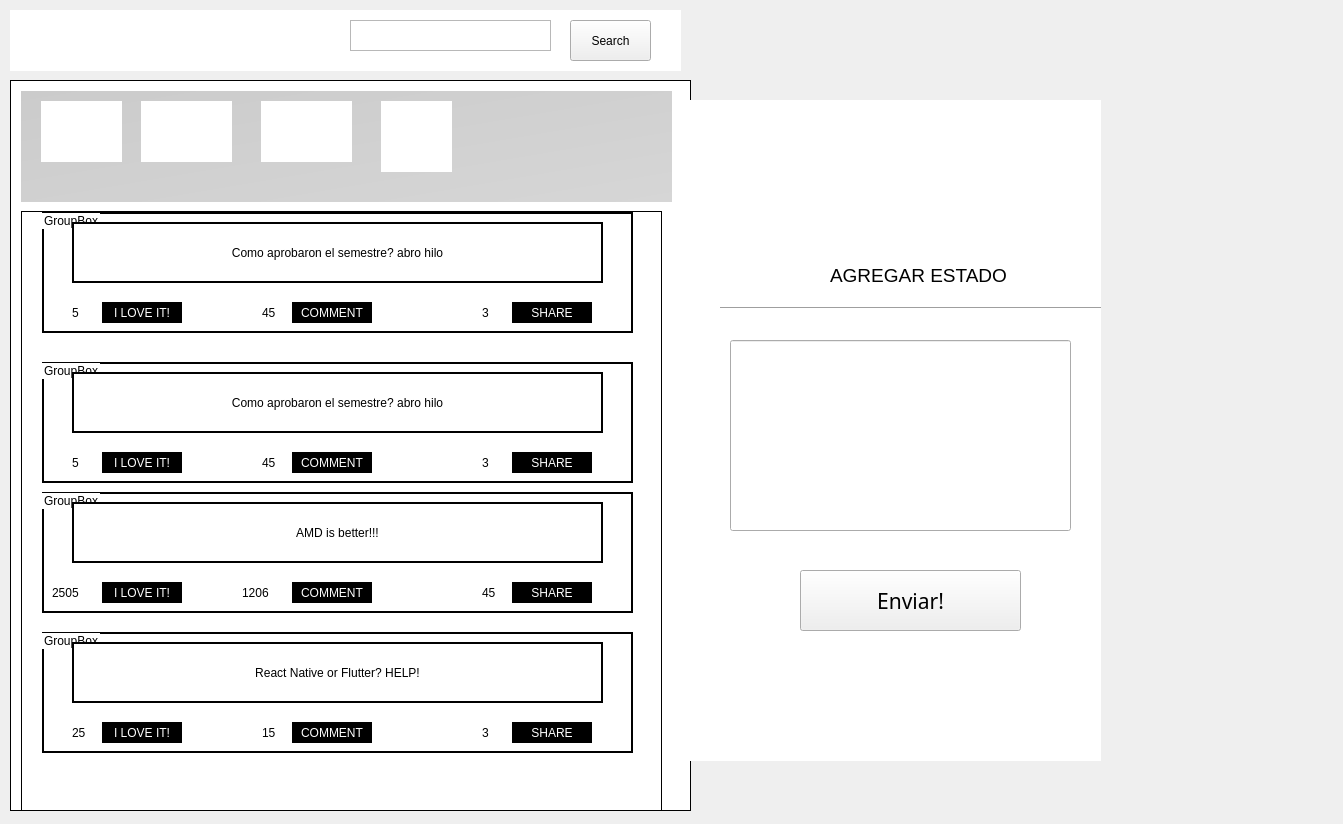
<?xml version="1.0" encoding="UTF-8"?>
<ui version="4.0">
 <class>formSocial</class>
 <widget class="QWidget" name="formSocial">
  <property name="geometry">
   <rect>
    <x>0</x>
    <y>0</y>
    <width>1343</width>
    <height>824</height>
   </rect>
  </property>
  <property name="windowTitle">
   <string>Form</string>
  </property>
  <property name="autoFillBackground">
   <bool>false</bool>
  </property>
  <widget class="QLabel" name="label">
   <property name="geometry">
    <rect>
     <x>10</x>
     <y>10</y>
     <width>671</width>
     <height>61</height>
    </rect>
   </property>
   <property name="autoFillBackground">
    <bool>false</bool>
   </property>
   <property name="styleSheet">
    <string notr="true">background-color: qlineargradient(spread:pad, x1:0, y1:0, x2:1, y2:1, stop:0 rgba(255, 255, 255, 255), stop:1 rgba(255, 255, 255, 255));</string>
   </property>
   <property name="text">
    <string/>
   </property>
  </widget>
  <widget class="QLabel" name="label_2">
   <property name="geometry">
    <rect>
     <x>20</x>
     <y>0</y>
     <width>191</width>
     <height>81</height>
    </rect>
   </property>
   <property name="text">
    <string/>
   </property>
   <property name="pixmap">
    <pixmap resource="imagen.qrc">:/Image/Instagram-Logo.png</pixmap>
   </property>
   <property name="scaledContents">
    <bool>true</bool>
   </property>
  </widget>
  <widget class="QPushButton" name="pushButton_7">
   <property name="geometry">
    <rect>
     <x>570</x>
     <y>20</y>
     <width>81</width>
     <height>41</height>
    </rect>
   </property>
   <property name="text">
    <string>Search</string>
   </property>
  </widget>
  <widget class="QTextEdit" name="textEdit">
   <property name="geometry">
    <rect>
     <x>350</x>
     <y>20</y>
     <width>201</width>
     <height>31</height>
    </rect>
   </property>
  </widget>
  <widget class="QScrollArea" name="scrollArea">
   <property name="geometry">
    <rect>
     <x>10</x>
     <y>80</y>
     <width>681</width>
     <height>731</height>
    </rect>
   </property>
   <property name="styleSheet">
    <string notr="true">background-color: qlineargradient(spread:pad, x1:0, y1:0, x2:1, y2:1, stop:0 rgba(255, 255, 255, 255), stop:1 rgba(255, 255, 255, 255));</string>
   </property>
   <property name="widgetResizable">
    <bool>true</bool>
   </property>
   <widget class="QWidget" name="scrollAreaWidgetContents">
    <property name="geometry">
     <rect>
      <x>0</x>
      <y>0</y>
      <width>679</width>
      <height>729</height>
     </rect>
    </property>
    <widget class="QLabel" name="label_9">
     <property name="geometry">
      <rect>
       <x>10</x>
       <y>10</y>
       <width>651</width>
       <height>111</height>
      </rect>
     </property>
     <property name="autoFillBackground">
      <bool>false</bool>
     </property>
     <property name="styleSheet">
      <string notr="true">background-color: qlineargradient(spread:pad, x1:0, y1:0, x2:1, y2:1, stop:0 rgba(255, 255, 255, 255), stop:1 rgba(255, 255, 255, 255));
background-color: qlineargradient(spread:pad, x1:0, y1:0, x2:1, y2:1, stop:0 rgba(203, 203, 203, 255), stop:1 rgba(214, 214, 214, 255));
border-color: rgb(0, 0, 0);
border-color: qlineargradient(spread:pad, x1:0, y1:0, x2:1, y2:0, stop:0 rgba(0, 0, 0, 255), stop:1 rgba(0, 0, 0, 255));</string>
     </property>
     <property name="text">
      <string/>
     </property>
    </widget>
    <widget class="QLabel" name="label_4">
     <property name="geometry">
      <rect>
       <x>30</x>
       <y>20</y>
       <width>81</width>
       <height>61</height>
      </rect>
     </property>
     <property name="styleSheet">
      <string notr="true">border-color: qlineargradient(spread:pad, x1:0, y1:0, x2:1, y2:1, stop:0 rgba(0, 0, 0, 255), stop:1 rgba(9, 9, 9, 255));</string>
     </property>
     <property name="text">
      <string/>
     </property>
     <property name="pixmap">
      <pixmap resource="imagen.qrc">:/Image/1txzdqklsli51.jpg</pixmap>
     </property>
     <property name="scaledContents">
      <bool>true</bool>
     </property>
    </widget>
    <widget class="QLabel" name="label_6">
     <property name="geometry">
      <rect>
       <x>130</x>
       <y>20</y>
       <width>91</width>
       <height>61</height>
      </rect>
     </property>
     <property name="styleSheet">
      <string notr="true">border-color: rgb(255, 0, 102);
border-color: qlineargradient(spread:pad, x1:0, y1:0, x2:1, y2:0, stop:0 rgba(255, 0, 0, 255), stop:0.166 rgba(255, 255, 0, 255), stop:0.333 rgba(0, 255, 0, 255), stop:0.5 rgba(0, 255, 255, 255), stop:0.666 rgba(0, 0, 255, 255), stop:0.833 rgba(255, 0, 255, 255), stop:1 rgba(255, 0, 0, 255));</string>
     </property>
     <property name="text">
      <string/>
     </property>
     <property name="pixmap">
      <pixmap resource="imagen.qrc">:/Image/kanojo-okarishimasu-sad.png</pixmap>
     </property>
     <property name="scaledContents">
      <bool>true</bool>
     </property>
    </widget>
    <widget class="QLabel" name="label_5">
     <property name="geometry">
      <rect>
       <x>250</x>
       <y>20</y>
       <width>91</width>
       <height>61</height>
      </rect>
     </property>
     <property name="text">
      <string/>
     </property>
     <property name="pixmap">
      <pixmap resource="imagen.qrc">:/Image/05c94496becf4b8ee8b90603be0632cd.png</pixmap>
     </property>
     <property name="scaledContents">
      <bool>true</bool>
     </property>
    </widget>
    <widget class="QLabel" name="label_7">
     <property name="geometry">
      <rect>
       <x>370</x>
       <y>20</y>
       <width>71</width>
       <height>71</height>
      </rect>
     </property>
     <property name="styleSheet">
      <string notr="true">border-color: rgb(255, 0, 102);
border-color: qlineargradient(spread:pad, x1:0, y1:0, x2:1, y2:0, stop:0 rgba(255, 0, 0, 255), stop:0.166 rgba(255, 255, 0, 255), stop:0.333 rgba(0, 255, 0, 255), stop:0.5 rgba(0, 255, 255, 255), stop:0.666 rgba(0, 0, 255, 255), stop:0.833 rgba(255, 0, 255, 255), stop:1 rgba(255, 0, 0, 255));</string>
     </property>
     <property name="text">
      <string/>
     </property>
     <property name="pixmap">
      <pixmap resource="imagen.qrc">:/Image/chizuru.PNG</pixmap>
     </property>
     <property name="scaledContents">
      <bool>true</bool>
     </property>
    </widget>
    <widget class="QScrollArea" name="scrollArea_2">
     <property name="geometry">
      <rect>
       <x>10</x>
       <y>130</y>
       <width>641</width>
       <height>741</height>
      </rect>
     </property>
     <property name="widgetResizable">
      <bool>true</bool>
     </property>
     <widget class="QWidget" name="scrollAreaWidgetContents_3">
      <property name="geometry">
       <rect>
        <x>0</x>
        <y>0</y>
        <width>639</width>
        <height>739</height>
       </rect>
      </property>
      <widget class="QGroupBox" name="groupBox_4">
       <property name="geometry">
        <rect>
         <x>20</x>
         <y>150</y>
         <width>591</width>
         <height>121</height>
        </rect>
       </property>
       <property name="styleSheet">
        <string notr="true">border: 2px solid black;</string>
       </property>
       <property name="title">
        <string>GroupBox</string>
       </property>
       <widget class="QLabel" name="label_17">
        <property name="geometry">
         <rect>
          <x>30</x>
          <y>10</y>
          <width>531</width>
          <height>61</height>
         </rect>
        </property>
        <property name="styleSheet">
         <string notr="true">color:black;</string>
        </property>
        <property name="text">
         <string>Como aprobaron el semestre? abro hilo</string>
        </property>
        <property name="alignment">
         <set>Qt::AlignCenter</set>
        </property>
       </widget>
       <widget class="QPushButton" name="pushButton_5">
        <property name="geometry">
         <rect>
          <x>60</x>
          <y>90</y>
          <width>80</width>
          <height>21</height>
         </rect>
        </property>
        <property name="styleSheet">
         <string notr="true">background-color:black;
color:white;</string>
        </property>
        <property name="text">
         <string>I LOVE IT!</string>
        </property>
       </widget>
       <widget class="QLabel" name="label_18">
        <property name="geometry">
         <rect>
          <x>30</x>
          <y>90</y>
          <width>21</width>
          <height>21</height>
         </rect>
        </property>
        <property name="styleSheet">
         <string notr="true">color:black;
border:none;</string>
        </property>
        <property name="text">
         <string>5</string>
        </property>
       </widget>
       <widget class="QPushButton" name="pushButton_6">
        <property name="geometry">
         <rect>
          <x>250</x>
          <y>90</y>
          <width>80</width>
          <height>21</height>
         </rect>
        </property>
        <property name="styleSheet">
         <string notr="true">background-color:black;
color:white;</string>
        </property>
        <property name="text">
         <string>COMMENT</string>
        </property>
       </widget>
       <widget class="QPushButton" name="pushButton_9">
        <property name="geometry">
         <rect>
          <x>470</x>
          <y>90</y>
          <width>80</width>
          <height>21</height>
         </rect>
        </property>
        <property name="styleSheet">
         <string notr="true">background-color:black;
color:white;</string>
        </property>
        <property name="text">
         <string>SHARE</string>
        </property>
       </widget>
       <widget class="QLabel" name="label_19">
        <property name="geometry">
         <rect>
          <x>220</x>
          <y>90</y>
          <width>21</width>
          <height>21</height>
         </rect>
        </property>
        <property name="styleSheet">
         <string notr="true">color:black;
border:none;</string>
        </property>
        <property name="text">
         <string>45</string>
        </property>
       </widget>
       <widget class="QLabel" name="label_20">
        <property name="geometry">
         <rect>
          <x>440</x>
          <y>90</y>
          <width>21</width>
          <height>21</height>
         </rect>
        </property>
        <property name="styleSheet">
         <string notr="true">color:black;
border:none;</string>
        </property>
        <property name="text">
         <string>3</string>
        </property>
       </widget>
      </widget>
      <widget class="QGroupBox" name="groupBox_6">
       <property name="geometry">
        <rect>
         <x>20</x>
         <y>280</y>
         <width>591</width>
         <height>121</height>
        </rect>
       </property>
       <property name="styleSheet">
        <string notr="true">border: 2px solid black;</string>
       </property>
       <property name="title">
        <string>GroupBox</string>
       </property>
       <widget class="QLabel" name="label_29">
        <property name="geometry">
         <rect>
          <x>30</x>
          <y>10</y>
          <width>531</width>
          <height>61</height>
         </rect>
        </property>
        <property name="styleSheet">
         <string notr="true">color:black;</string>
        </property>
        <property name="text">
         <string>AMD is better!!!</string>
        </property>
        <property name="alignment">
         <set>Qt::AlignCenter</set>
        </property>
       </widget>
       <widget class="QPushButton" name="pushButton_15">
        <property name="geometry">
         <rect>
          <x>60</x>
          <y>90</y>
          <width>80</width>
          <height>21</height>
         </rect>
        </property>
        <property name="styleSheet">
         <string notr="true">background-color:black;
color:white;</string>
        </property>
        <property name="text">
         <string>I LOVE IT!</string>
        </property>
       </widget>
       <widget class="QLabel" name="label_30">
        <property name="geometry">
         <rect>
          <x>10</x>
          <y>90</y>
          <width>41</width>
          <height>21</height>
         </rect>
        </property>
        <property name="styleSheet">
         <string notr="true">color:black;
border:none;</string>
        </property>
        <property name="text">
         <string>2505</string>
        </property>
       </widget>
       <widget class="QPushButton" name="pushButton_16">
        <property name="geometry">
         <rect>
          <x>250</x>
          <y>90</y>
          <width>80</width>
          <height>21</height>
         </rect>
        </property>
        <property name="styleSheet">
         <string notr="true">background-color:black;
color:white;</string>
        </property>
        <property name="text">
         <string>COMMENT</string>
        </property>
       </widget>
       <widget class="QPushButton" name="pushButton_17">
        <property name="geometry">
         <rect>
          <x>470</x>
          <y>90</y>
          <width>80</width>
          <height>21</height>
         </rect>
        </property>
        <property name="styleSheet">
         <string notr="true">background-color:black;
color:white;</string>
        </property>
        <property name="text">
         <string>SHARE</string>
        </property>
       </widget>
       <widget class="QLabel" name="label_31">
        <property name="geometry">
         <rect>
          <x>200</x>
          <y>90</y>
          <width>41</width>
          <height>21</height>
         </rect>
        </property>
        <property name="styleSheet">
         <string notr="true">color:black;
border:none;</string>
        </property>
        <property name="text">
         <string>1206</string>
        </property>
       </widget>
       <widget class="QLabel" name="label_32">
        <property name="geometry">
         <rect>
          <x>440</x>
          <y>90</y>
          <width>21</width>
          <height>21</height>
         </rect>
        </property>
        <property name="styleSheet">
         <string notr="true">color:black;
border:none;</string>
        </property>
        <property name="text">
         <string>45</string>
        </property>
       </widget>
      </widget>
      <widget class="QGroupBox" name="groupBox_3">
       <property name="geometry">
        <rect>
         <x>20</x>
         <y>420</y>
         <width>591</width>
         <height>121</height>
        </rect>
       </property>
       <property name="styleSheet">
        <string notr="true">border: 2px solid black;</string>
       </property>
       <property name="title">
        <string>GroupBox</string>
       </property>
       <widget class="QLabel" name="label_12">
        <property name="geometry">
         <rect>
          <x>30</x>
          <y>10</y>
          <width>531</width>
          <height>61</height>
         </rect>
        </property>
        <property name="styleSheet">
         <string notr="true">color:black;</string>
        </property>
        <property name="text">
         <string>React Native or Flutter? HELP!</string>
        </property>
        <property name="alignment">
         <set>Qt::AlignCenter</set>
        </property>
       </widget>
       <widget class="QPushButton" name="pushButton">
        <property name="geometry">
         <rect>
          <x>60</x>
          <y>90</y>
          <width>80</width>
          <height>21</height>
         </rect>
        </property>
        <property name="styleSheet">
         <string notr="true">background-color:black;
color:white;</string>
        </property>
        <property name="text">
         <string>I LOVE IT!</string>
        </property>
       </widget>
       <widget class="QLabel" name="label_14">
        <property name="geometry">
         <rect>
          <x>30</x>
          <y>90</y>
          <width>21</width>
          <height>21</height>
         </rect>
        </property>
        <property name="styleSheet">
         <string notr="true">color:black;
border:none;</string>
        </property>
        <property name="text">
         <string>25</string>
        </property>
       </widget>
       <widget class="QPushButton" name="pushButton_2">
        <property name="geometry">
         <rect>
          <x>250</x>
          <y>90</y>
          <width>80</width>
          <height>21</height>
         </rect>
        </property>
        <property name="styleSheet">
         <string notr="true">background-color:black;
color:white;</string>
        </property>
        <property name="text">
         <string>COMMENT</string>
        </property>
       </widget>
       <widget class="QPushButton" name="pushButton_3">
        <property name="geometry">
         <rect>
          <x>470</x>
          <y>90</y>
          <width>80</width>
          <height>21</height>
         </rect>
        </property>
        <property name="styleSheet">
         <string notr="true">background-color:black;
color:white;</string>
        </property>
        <property name="text">
         <string>SHARE</string>
        </property>
       </widget>
       <widget class="QLabel" name="label_15">
        <property name="geometry">
         <rect>
          <x>220</x>
          <y>90</y>
          <width>21</width>
          <height>21</height>
         </rect>
        </property>
        <property name="styleSheet">
         <string notr="true">color:black;
border:none;</string>
        </property>
        <property name="text">
         <string>15</string>
        </property>
       </widget>
       <widget class="QLabel" name="label_16">
        <property name="geometry">
         <rect>
          <x>440</x>
          <y>90</y>
          <width>21</width>
          <height>21</height>
         </rect>
        </property>
        <property name="styleSheet">
         <string notr="true">color:black;
border:none;</string>
        </property>
        <property name="text">
         <string>3</string>
        </property>
       </widget>
      </widget>
      <widget class="QGroupBox" name="groupBox_5">
       <property name="geometry">
        <rect>
         <x>20</x>
         <y>0</y>
         <width>591</width>
         <height>121</height>
        </rect>
       </property>
       <property name="styleSheet">
        <string notr="true">border: 2px solid black;</string>
       </property>
       <property name="title">
        <string>GroupBox</string>
       </property>
       <widget class="QLabel" name="label_21">
        <property name="geometry">
         <rect>
          <x>30</x>
          <y>10</y>
          <width>531</width>
          <height>61</height>
         </rect>
        </property>
        <property name="styleSheet">
         <string notr="true">color:black;</string>
        </property>
        <property name="text">
         <string>Como aprobaron el semestre? abro hilo</string>
        </property>
        <property name="alignment">
         <set>Qt::AlignCenter</set>
        </property>
       </widget>
       <widget class="QPushButton" name="pushButton_10">
        <property name="geometry">
         <rect>
          <x>60</x>
          <y>90</y>
          <width>80</width>
          <height>21</height>
         </rect>
        </property>
        <property name="styleSheet">
         <string notr="true">background-color:black;
color:white;</string>
        </property>
        <property name="text">
         <string>I LOVE IT!</string>
        </property>
       </widget>
       <widget class="QLabel" name="label_22">
        <property name="geometry">
         <rect>
          <x>30</x>
          <y>90</y>
          <width>21</width>
          <height>21</height>
         </rect>
        </property>
        <property name="styleSheet">
         <string notr="true">color:black;
border:none;</string>
        </property>
        <property name="text">
         <string>5</string>
        </property>
       </widget>
       <widget class="QPushButton" name="pushButton_11">
        <property name="geometry">
         <rect>
          <x>250</x>
          <y>90</y>
          <width>80</width>
          <height>21</height>
         </rect>
        </property>
        <property name="styleSheet">
         <string notr="true">background-color:black;
color:white;</string>
        </property>
        <property name="text">
         <string>COMMENT</string>
        </property>
       </widget>
       <widget class="QPushButton" name="pushButton_12">
        <property name="geometry">
         <rect>
          <x>470</x>
          <y>90</y>
          <width>80</width>
          <height>21</height>
         </rect>
        </property>
        <property name="styleSheet">
         <string notr="true">background-color:black;
color:white;</string>
        </property>
        <property name="text">
         <string>SHARE</string>
        </property>
       </widget>
       <widget class="QLabel" name="label_23">
        <property name="geometry">
         <rect>
          <x>220</x>
          <y>90</y>
          <width>21</width>
          <height>21</height>
         </rect>
        </property>
        <property name="styleSheet">
         <string notr="true">color:black;
border:none;</string>
        </property>
        <property name="text">
         <string>45</string>
        </property>
       </widget>
       <widget class="QLabel" name="label_24">
        <property name="geometry">
         <rect>
          <x>440</x>
          <y>90</y>
          <width>21</width>
          <height>21</height>
         </rect>
        </property>
        <property name="styleSheet">
         <string notr="true">color:black;
border:none;</string>
        </property>
        <property name="text">
         <string>3</string>
        </property>
       </widget>
      </widget>
     </widget>
    </widget>
   </widget>
  </widget>
  <widget class="QLabel" name="label_8">
   <property name="geometry">
    <rect>
     <x>690</x>
     <y>100</y>
     <width>411</width>
     <height>661</height>
    </rect>
   </property>
   <property name="autoFillBackground">
    <bool>false</bool>
   </property>
   <property name="styleSheet">
    <string notr="true">background-color: qlineargradient(spread:pad, x1:0, y1:0, x2:1, y2:1, stop:0 rgba(255, 255, 255, 255), stop:1 rgba(255, 255, 255, 255));
border-color: rgb(0, 0, 0);
border-color: qlineargradient(spread:pad, x1:0, y1:0, x2:1, y2:0, stop:0 rgba(0, 0, 0, 255), stop:1 rgba(0, 0, 0, 255));</string>
   </property>
   <property name="text">
    <string/>
   </property>
  </widget>
  <widget class="QLabel" name="nombreUsuario">
   <property name="geometry">
    <rect>
     <x>820</x>
     <y>100</y>
     <width>141</width>
     <height>41</height>
    </rect>
   </property>
   <property name="font">
    <font>
     <family>Century Gothic</family>
     <pointsize>11</pointsize>
    </font>
   </property>
   <property name="text">
    <string/>
   </property>
  </widget>
  <widget class="QLabel" name="label_13">
   <property name="geometry">
    <rect>
     <x>710</x>
     <y>90</y>
     <width>71</width>
     <height>51</height>
    </rect>
   </property>
   <property name="styleSheet">
    <string notr="true">border-color: qlineargradient(spread:pad, x1:0, y1:0, x2:1, y2:1, stop:0 rgba(0, 0, 0, 255), stop:1 rgba(9, 9, 9, 255));</string>
   </property>
   <property name="text">
    <string/>
   </property>
   <property name="pixmap">
    <pixmap resource="imagen.qrc">:/Image/1txzdqklsli51.jpg</pixmap>
   </property>
   <property name="scaledContents">
    <bool>true</bool>
   </property>
  </widget>
  <widget class="QLineEdit" name="lineEdit">
   <property name="geometry">
    <rect>
     <x>730</x>
     <y>340</y>
     <width>341</width>
     <height>191</height>
    </rect>
   </property>
   <property name="font">
    <font>
     <family>Consolas</family>
     <pointsize>11</pointsize>
    </font>
   </property>
  </widget>
  <widget class="Line" name="line">
   <property name="geometry">
    <rect>
     <x>720</x>
     <y>300</y>
     <width>381</width>
     <height>16</height>
    </rect>
   </property>
   <property name="orientation">
    <enum>Qt::Horizontal</enum>
   </property>
  </widget>
  <widget class="QLabel" name="label_3">
   <property name="geometry">
    <rect>
     <x>830</x>
     <y>260</y>
     <width>231</width>
     <height>31</height>
    </rect>
   </property>
   <property name="font">
    <font>
     <pointsize>14</pointsize>
    </font>
   </property>
   <property name="text">
    <string>AGREGAR ESTADO </string>
   </property>
  </widget>
  <widget class="QPushButton" name="cambiarEstado">
   <property name="geometry">
    <rect>
     <x>800</x>
     <y>570</y>
     <width>221</width>
     <height>61</height>
    </rect>
   </property>
   <property name="font">
    <font>
     <family>Franklin Gothic Demi</family>
     <pointsize>16</pointsize>
    </font>
   </property>
   <property name="styleSheet">
    <string notr="true">Background-colo:rgb(69, 116, 148)</string>
   </property>
   <property name="text">
    <string>Enviar!</string>
   </property>
  </widget>
  <zorder>scrollArea</zorder>
  <zorder>label</zorder>
  <zorder>label_2</zorder>
  <zorder>pushButton_7</zorder>
  <zorder>textEdit</zorder>
  <zorder>label_8</zorder>
  <zorder>nombreUsuario</zorder>
  <zorder>label_13</zorder>
  <zorder>lineEdit</zorder>
  <zorder>line</zorder>
  <zorder>label_3</zorder>
  <zorder>cambiarEstado</zorder>
 </widget>
 <resources>
  <include location="imagen.qrc"/>
 </resources>
 <connections/>
</ui>
